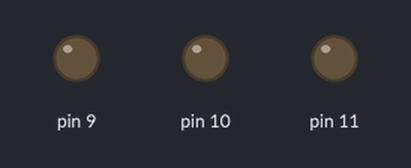
Bench run of a sketch on a simulated Arduino Uno, built with avr-gcc and run on an emulated ATmega328P. Parts: output pins drawn as LEDs (lit = HIGH).

Above: at 0.5 s.
At 1.5 s:
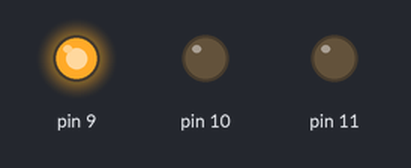
At 2.5 s:
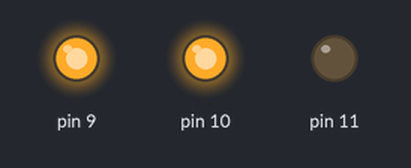
At 3.5 s:
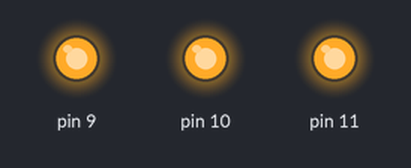
At 4.5 s:
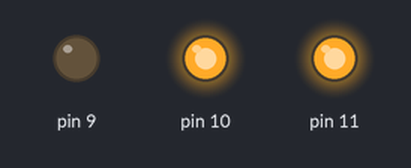
Timing chart, 0 to 5.2 s (numbered marks = the images above):
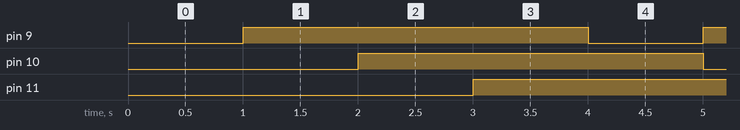

The sketch:

RGB_led_uygulamas_.ino
```cpp
// C++ code
//
void setup()
{
  pinMode(9, OUTPUT);
  pinMode(10, OUTPUT);
  pinMode(11, OUTPUT);
}

void loop()
{
  digitalWrite(9, LOW);
  delay(1000);
  digitalWrite(9, HIGH);
  digitalWrite(10, LOW);
  delay(1000);
  digitalWrite(10, HIGH);
  digitalWrite(11, LOW);
  delay(1000);

  digitalWrite(11,HIGH);
  delay(1000);


}
```

Measured:
- by itself, pin 9–11: alternates HIGH for 3.0 s and LOW for 1.0 s
